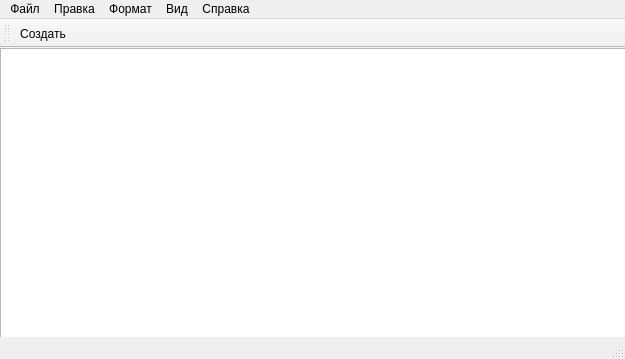
<?xml version="1.0" encoding="UTF-8"?>
<ui version="4.0">
 <class>MainWindow</class>
 <widget class="QMainWindow" name="MainWindow">
  <property name="geometry">
   <rect>
    <x>0</x>
    <y>0</y>
    <width>625</width>
    <height>359</height>
   </rect>
  </property>
  <property name="windowTitle">
   <string>MainWindow</string>
  </property>
  <widget class="QWidget" name="centralWidget">
   <widget class="QTextEdit" name="textEdit">
    <property name="geometry">
     <rect>
      <x>0</x>
      <y>0</y>
      <width>100000</width>
      <height>10000</height>
     </rect>
    </property>
    <property name="sizePolicy">
     <sizepolicy hsizetype="Maximum" vsizetype="Maximum">
      <horstretch>0</horstretch>
      <verstretch>0</verstretch>
     </sizepolicy>
    </property>
    <property name="maximumSize">
     <size>
      <width>16777215</width>
      <height>16777215</height>
     </size>
    </property>
    <property name="tabChangesFocus">
     <bool>true</bool>
    </property>
    <property name="tabStopWidth">
     <number>100</number>
    </property>
   </widget>
   <widget class="QWidget" name="">
    <property name="geometry">
     <rect>
      <x>490</x>
      <y>270</y>
      <width>129</width>
      <height>24</height>
     </rect>
    </property>
    <layout class="QHBoxLayout" name="horizontalLayout">
     <item>
      <widget class="QSlider" name="horizontalSlider">
       <property name="orientation">
        <enum>Qt::Horizontal</enum>
       </property>
      </widget>
     </item>
     <item>
      <widget class="QSpinBox" name="spinBox"/>
     </item>
    </layout>
    <zorder>spinBox</zorder>
    <zorder>horizontalSlider</zorder>
   </widget>
   <zorder>textEdit</zorder>
   <zorder>spinBox</zorder>
   <zorder>horizontalSlider</zorder>
  </widget>
  <widget class="QMenuBar" name="menuBar">
   <property name="geometry">
    <rect>
     <x>0</x>
     <y>0</y>
     <width>625</width>
     <height>21</height>
    </rect>
   </property>
   <widget class="QMenu" name="menu">
    <property name="title">
     <string>Файл</string>
    </property>
    <addaction name="M_CreateFile"/>
    <addaction name="M_OpenFile"/>
    <addaction name="M_SaveFile"/>
    <addaction name="M_SaveAsFile"/>
    <addaction name="separator"/>
    <addaction name="action_9"/>
    <addaction name="M_Print"/>
    <addaction name="separator"/>
    <addaction name="M_Quit"/>
   </widget>
   <widget class="QMenu" name="menu_2">
    <property name="title">
     <string>Правка</string>
    </property>
    <addaction name="action_13"/>
    <addaction name="separator"/>
    <addaction name="action_15"/>
    <addaction name="action_16"/>
    <addaction name="action_17"/>
    <addaction name="action_18"/>
    <addaction name="separator"/>
    <addaction name="action_20"/>
    <addaction name="action_21"/>
    <addaction name="action_22"/>
    <addaction name="action_23"/>
    <addaction name="separator"/>
    <addaction name="action_25"/>
    <addaction name="action_26"/>
   </widget>
   <widget class="QMenu" name="menu_3">
    <property name="title">
     <string>Формат</string>
    </property>
    <addaction name="action_27"/>
    <addaction name="action_28"/>
   </widget>
   <widget class="QMenu" name="menu_4">
    <property name="title">
     <string>Вид</string>
    </property>
    <addaction name="action_32"/>
   </widget>
   <widget class="QMenu" name="menu_5">
    <property name="title">
     <string>Справка</string>
    </property>
    <addaction name="action_29"/>
    <addaction name="separator"/>
    <addaction name="action_30"/>
   </widget>
   <addaction name="menu"/>
   <addaction name="menu_2"/>
   <addaction name="menu_3"/>
   <addaction name="menu_4"/>
   <addaction name="menu_5"/>
  </widget>
  <widget class="QToolBar" name="mainToolBar">
   <attribute name="toolBarArea">
    <enum>TopToolBarArea</enum>
   </attribute>
   <attribute name="toolBarBreak">
    <bool>false</bool>
   </attribute>
   <addaction name="M_CreateFile"/>
  </widget>
  <widget class="QStatusBar" name="statusBar"/>
  <action name="M_CreateFile">
   <property name="icon">
    <iconset resource="imgres.qrc">
     <normaloff>:/img/build-NotepadOne-Desktop_Qt_5_5_1_MinGW_32bit-Debug/Img/more.png</normaloff>:/img/build-NotepadOne-Desktop_Qt_5_5_1_MinGW_32bit-Debug/Img/more.png</iconset>
   </property>
   <property name="text">
    <string>Создать</string>
   </property>
   <property name="shortcut">
    <string>Alt+C</string>
   </property>
  </action>
  <action name="M_OpenFile">
   <property name="icon">
    <iconset resource="imgres.qrc">
     <normaloff>:/img/build-NotepadOne-Desktop_Qt_5_5_1_MinGW_32bit-Debug/Img/editFile.png</normaloff>:/img/build-NotepadOne-Desktop_Qt_5_5_1_MinGW_32bit-Debug/Img/editFile.png</iconset>
   </property>
   <property name="text">
    <string>Открыть...</string>
   </property>
   <property name="shortcut">
    <string>Alt+O</string>
   </property>
  </action>
  <action name="M_SaveFile">
   <property name="icon">
    <iconset>
     <normaloff>:/build-NotepadOne-Desktop_Qt_5_5_1_MinGW_32bit-Debug/Img/save_floppy_disk.png</normaloff>:/build-NotepadOne-Desktop_Qt_5_5_1_MinGW_32bit-Debug/Img/save_floppy_disk.png</iconset>
   </property>
   <property name="text">
    <string>Сохранить</string>
   </property>
   <property name="shortcut">
    <string>Ctrl+S</string>
   </property>
  </action>
  <action name="M_SaveAsFile">
   <property name="text">
    <string>Сохранить как...</string>
   </property>
  </action>
  <action name="action_9">
   <property name="icon">
    <iconset resource="imgres.qrc">
     <normaloff>:/img/build-NotepadOne-Desktop_Qt_5_5_1_MinGW_32bit-Debug/Img/settings.png</normaloff>:/img/build-NotepadOne-Desktop_Qt_5_5_1_MinGW_32bit-Debug/Img/settings.png</iconset>
   </property>
   <property name="text">
    <string>Параметры страницы...</string>
   </property>
  </action>
  <action name="M_Print">
   <property name="text">
    <string>Печать...</string>
   </property>
  </action>
  <action name="M_Quit">
   <property name="text">
    <string>Выход</string>
   </property>
   <property name="shortcut">
    <string>Alt+Q</string>
   </property>
  </action>
  <action name="action_13">
   <property name="icon">
    <iconset resource="imgres.qrc">
     <normaloff>:/img/build-NotepadOne-Desktop_Qt_5_5_1_MinGW_32bit-Debug/Img/refresh.png</normaloff>:/img/build-NotepadOne-Desktop_Qt_5_5_1_MinGW_32bit-Debug/Img/refresh.png</iconset>
   </property>
   <property name="text">
    <string>Отменить</string>
   </property>
   <property name="shortcut">
    <string>Ctrl+Z</string>
   </property>
  </action>
  <action name="action_15">
   <property name="text">
    <string>Вырезать</string>
   </property>
   <property name="shortcut">
    <string>Ctrl+X</string>
   </property>
  </action>
  <action name="action_16">
   <property name="text">
    <string>Копировать</string>
   </property>
   <property name="shortcut">
    <string>Ctrl+C</string>
   </property>
  </action>
  <action name="action_17">
   <property name="text">
    <string>Вставить</string>
   </property>
   <property name="shortcut">
    <string>Ctrl+V</string>
   </property>
  </action>
  <action name="action_18">
   <property name="icon">
    <iconset resource="imgres.qrc">
     <normaloff>:/img/build-NotepadOne-Desktop_Qt_5_5_1_MinGW_32bit-Debug/Img/cross.png</normaloff>:/img/build-NotepadOne-Desktop_Qt_5_5_1_MinGW_32bit-Debug/Img/cross.png</iconset>
   </property>
   <property name="text">
    <string>Удалить</string>
   </property>
  </action>
  <action name="action_20">
   <property name="icon">
    <iconset resource="imgres.qrc">
     <normaloff>:/img/build-NotepadOne-Desktop_Qt_5_5_1_MinGW_32bit-Debug/Img/search.png</normaloff>:/img/build-NotepadOne-Desktop_Qt_5_5_1_MinGW_32bit-Debug/Img/search.png</iconset>
   </property>
   <property name="text">
    <string>Найти...</string>
   </property>
   <property name="shortcut">
    <string>Ctrl+F</string>
   </property>
  </action>
  <action name="action_21">
   <property name="text">
    <string>Найти далее</string>
   </property>
  </action>
  <action name="action_22">
   <property name="text">
    <string>Заменить...</string>
   </property>
  </action>
  <action name="action_23">
   <property name="icon">
    <iconset resource="imgres.qrc">
     <normaloff>:/img/build-NotepadOne-Desktop_Qt_5_5_1_MinGW_32bit-Debug/Img/binoculars.png</normaloff>:/img/build-NotepadOne-Desktop_Qt_5_5_1_MinGW_32bit-Debug/Img/binoculars.png</iconset>
   </property>
   <property name="text">
    <string>Перейти...</string>
   </property>
  </action>
  <action name="action_25">
   <property name="text">
    <string>Выделить все</string>
   </property>
  </action>
  <action name="action_26">
   <property name="text">
    <string>Время и дата</string>
   </property>
   <property name="shortcut">
    <string>Alt+T</string>
   </property>
  </action>
  <action name="action_27">
   <property name="text">
    <string>Перенос по словам</string>
   </property>
  </action>
  <action name="action_28">
   <property name="text">
    <string>Шрифт</string>
   </property>
  </action>
  <action name="action_29">
   <property name="icon">
    <iconset resource="imgres.qrc">
     <normaloff>:/img/build-NotepadOne-Desktop_Qt_5_5_1_MinGW_32bit-Debug/Img/info.png</normaloff>:/img/build-NotepadOne-Desktop_Qt_5_5_1_MinGW_32bit-Debug/Img/info.png</iconset>
   </property>
   <property name="text">
    <string>Посмотреть справку</string>
   </property>
  </action>
  <action name="action_30">
   <property name="icon">
    <iconset resource="imgres.qrc">
     <normaloff>:/img/build-NotepadOne-Desktop_Qt_5_5_1_MinGW_32bit-Debug/Img/help.png</normaloff>:/img/build-NotepadOne-Desktop_Qt_5_5_1_MinGW_32bit-Debug/Img/help.png</iconset>
   </property>
   <property name="text">
    <string>О программе</string>
   </property>
   <property name="shortcut">
    <string>Alt+I</string>
   </property>
  </action>
  <action name="action_32">
   <property name="text">
    <string>Строка состояния</string>
   </property>
  </action>
 </widget>
 <layoutdefault spacing="6" margin="11"/>
 <resources>
  <include location="imgres.qrc"/>
 </resources>
 <connections/>
</ui>
